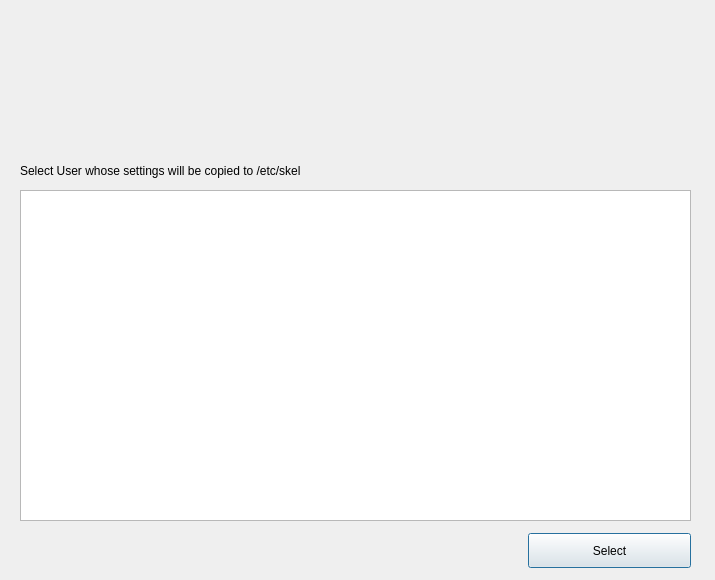
<?xml version="1.0" encoding="UTF-8"?>
<ui version="4.0">
 <class>UserSetting</class>
 <widget class="QDialog" name="UserSetting">
  <property name="geometry">
   <rect>
    <x>0</x>
    <y>0</y>
    <width>715</width>
    <height>580</height>
   </rect>
  </property>
  <property name="minimumSize">
   <size>
    <width>715</width>
    <height>580</height>
   </size>
  </property>
  <property name="maximumSize">
   <size>
    <width>715</width>
    <height>580</height>
   </size>
  </property>
  <property name="windowTitle">
   <string>User Settings</string>
  </property>
  <widget class="QLabel" name="label">
   <property name="geometry">
    <rect>
     <x>20</x>
     <y>10</y>
     <width>661</width>
     <height>141</height>
    </rect>
   </property>
   <property name="text">
    <string/>
   </property>
   <property name="pixmap">
    <pixmap resource="respin.qrc">:/images/respin-large.png</pixmap>
   </property>
  </widget>
  <widget class="QLabel" name="label_2">
   <property name="geometry">
    <rect>
     <x>20</x>
     <y>160</y>
     <width>451</width>
     <height>21</height>
    </rect>
   </property>
   <property name="text">
    <string>Select User whose settings will be copied to /etc/skel</string>
   </property>
  </widget>
  <widget class="QWidget" name="horizontalLayoutWidget">
   <property name="geometry">
    <rect>
     <x>20</x>
     <y>520</y>
     <width>671</width>
     <height>61</height>
    </rect>
   </property>
   <layout class="QHBoxLayout" name="horizontalLayout">
    <item>
     <spacer name="horizontalSpacer">
      <property name="orientation">
       <enum>Qt::Horizontal</enum>
      </property>
      <property name="sizeHint" stdset="0">
       <size>
        <width>40</width>
        <height>20</height>
       </size>
      </property>
     </spacer>
    </item>
    <item>
     <widget class="QPushButton" name="selectBtn">
      <property name="minimumSize">
       <size>
        <width>163</width>
        <height>35</height>
       </size>
      </property>
      <property name="maximumSize">
       <size>
        <width>163</width>
        <height>35</height>
       </size>
      </property>
      <property name="text">
       <string>Select</string>
      </property>
     </widget>
    </item>
   </layout>
  </widget>
  <widget class="QListWidget" name="listWidget">
   <property name="geometry">
    <rect>
     <x>20</x>
     <y>190</y>
     <width>671</width>
     <height>331</height>
    </rect>
   </property>
  </widget>
 </widget>
 <resources>
  <include location="respin.qrc"/>
 </resources>
 <connections/>
</ui>
